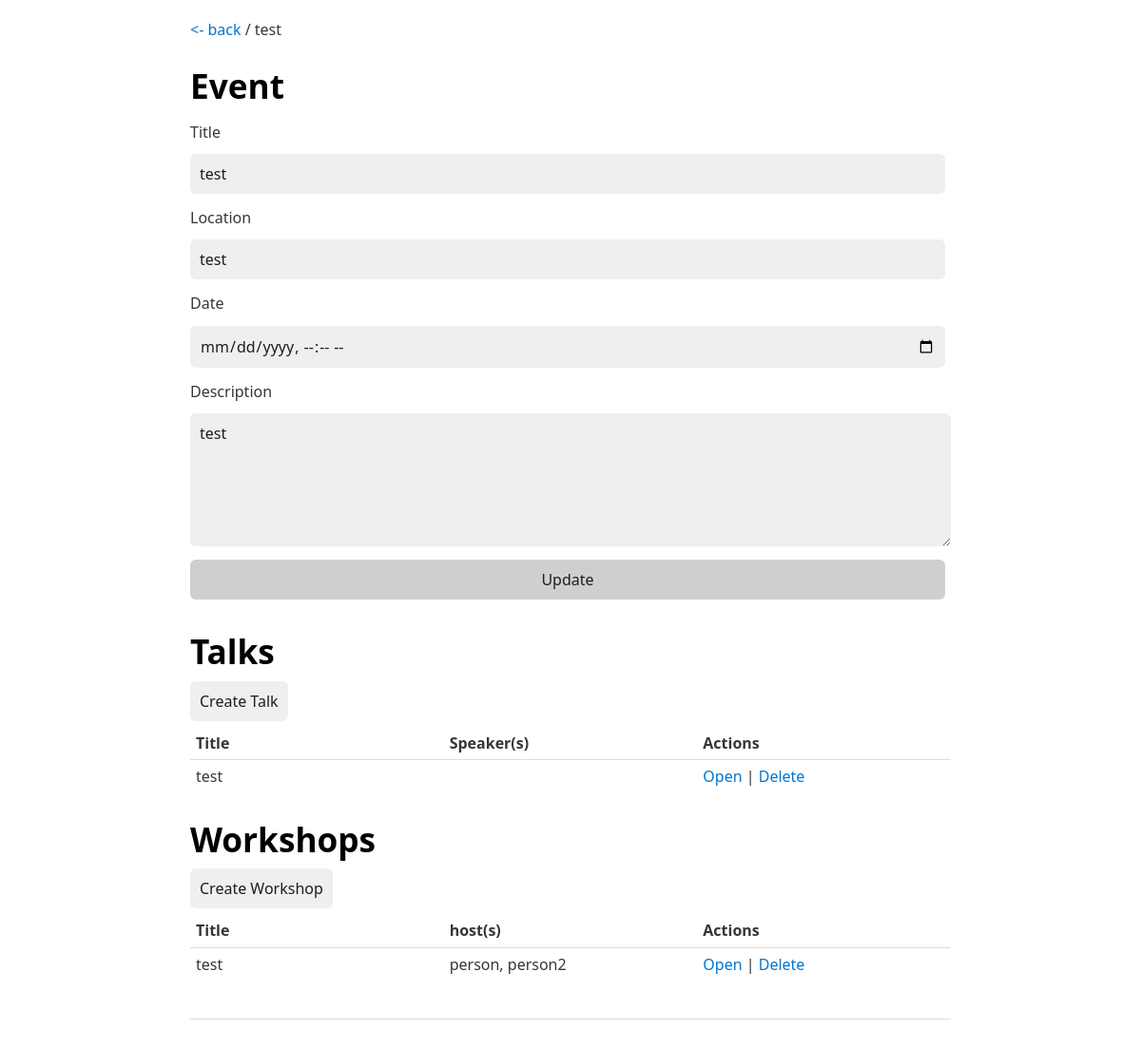
Screenshot of /event/2 with the database file from the repository.
### app/models/events.py (models this page shows, shortened)
class Events(db.Model):
    event_id = s.Column(s.Integer, primary_key=True)
    title = s.Column(s.String(255))
    description = s.Column(s.String)
    datetime = s.Column(s.DateTime)
    location = s.Column(s.String(255))
    rel_workshops = s.orm.relationship("Workshops")
    rel_talks = s.orm.relationship("Talks")
    @classmethod
    def get_by_id(cls, event_id):
        se_ = s.select(cls).where(cls.event_id == event_id)
        re_ = db.session.execute(se_).scalars().first()
        return re_

### app/models/talks.py (models this page shows, shortened)
class Talks(db.Model):
    talk_id = s.Column(s.Integer, primary_key=True)
    fk_event_id = s.Column(s.Integer, s.ForeignKey("events.event_id"))
    title = s.Column(s.String(255))
    description = s.Column(s.String(255))
    rel_talk_resources = s.orm.relationship("TalkResources")
    rel_talk_speakers = s.orm.relationship("TalkSpeakers")

### app/models/workshops.py (models this page shows, shortened)
class Workshops(db.Model):
    workshop_id = s.Column(s.Integer, primary_key=True)
    fk_event_id = s.Column(s.Integer, s.ForeignKey("events.event_id"))
    title = s.Column(s.String(255))
    description = s.Column(s.String)
    rel_workshop_resources = s.orm.relationship("WorkshopResources")
    rel_workshop_hosts = s.orm.relationship("WorkshopHosts")

### app/__init__.py (the view)
    @app.get("/event/<int:event_id>")
    def event(event_id: int):
        event_ = Events.get_by_id(event_id)
        return render_template("event.html", event=event_)

### app/templates/event.html (shortened to what this page needs)
<!DOCTYPE html>
<html lang="en">
<head>
    {% include 'includes/head.html' %}
</head>
<body>
<header>
    <div class="top-link">
        <a href="{{ url_for('index') }}"><- back</a> /
        {{ event.title }}
    </div>
    <h1>Event</h1>
</header>
<main x-data="event_">
    <form @submit.prevent class="form">
        <label for="title">Title</label>
        <input id="title" type="text" name="title" value="{{ event.title }}"/>
        <label for="location">Location</label>
        <input id="location" type="text" name="location" value="{{ event.location }}"/>
        <label for="date">Date</label>
        <input id="date" type="datetime-local" name="date"
               value="{% if event.datetime %}{{ event.datetime }}{% endif %}"/>
        <label for="description">Description</label>
        <textarea id="description" name="description">{{ event.description }}</textarea>
        <button type="button">Update</button>
    </form>
    <h1>Talks</h1>
    <div class="top-link">
        <a class="a-button"
           href="{{ url_for('talk_create_get', event_id=event.event_id) }}">
            Create Talk
        </a>
    </div>
    {% if event.rel_talks %}
        <table>
            <thead>
            <tr>
                <th>Title</th>
                <th>Speaker(s)</th>
                <th>Actions</th>
            </tr>
            </thead>
            <tbody>
            {% for talk in event.rel_talks %}
                <tr>
                    <td>{{ talk.title }}</td>
                    <td>
                    </td>
                    <td>
                        <a href="{{ url_for('talk', event_id=event.event_id, talk_id=talk.talk_id) }}">Open</a>
                        |
                        <a @click="set_delete_talk(
                        '{{ url_for("talk_delete", event_id=event.event_id, talk_id=talk.talk_id) }}',
                        '{{ talk.title }}'
                        )">Delete</a>
                    </td>
                </tr>
            {% endfor %}
            </tbody>
        </table>
    {% else %}
        <div class="box">
            <p>No Talks</p>
        </div>
    {% endif %}
    <h1>Workshops</h1>
    <div class="top-link">
        <a class="a-button"
           href="{{ url_for('workshop_create_get', event_id=event.event_id) }}">
            Create Workshop
        </a>
    </div>
    {% if event.rel_workshops %}
        <table>
            <thead>
            <tr>
                <th>Title</th>
                <th>host(s)</th>
                <th>Actions</th>
            </tr>
            </thead>
            <tbody>
            {% for workshop in event.rel_workshops %}
                <tr>
                    <td>{{ workshop.title }}</td>
                    <td>
                        {{ workshop.rel_workshop_hosts|join(', ', attribute='name') }}
                    </td>
                    <td>
                        <a href="{{ url_for('workshop', event_id=event.event_id, workshop_id=workshop.workshop_id) }}">Open</a>
                        |
                        <a @click="set_delete_workshop(
                        '{{ url_for("workshop_delete", event_id=event.event_id, workshop_id=workshop.workshop_id) }}',
                        '{{ workshop.title }}'
                        )">Delete</a>
                    </td>
                </tr>
            {% endfor %}
            </tbody>
        </table>
    {% else %}
        <div class="box">
            <p>No workshops</p>
        </div>
    {% endif %}
</main>
<footer>
</footer>
</body>
</html>

### app/static/style.css (style rules this page uses)
.form { display: flex; width: 100%; flex-direction: column; gap: .50rem; }
.top-link { margin-top: 1rem; margin-bottom: 1rem; }
.a-button { transition: background-color var(--animation-duration) linear, border-color var(--animation-duration) linear, color var(--animation-duration) linear, box-shadow var(--animation-duration) linear, transform var(--animation-duration) ease }
.a-button { text-align: center; color: var(--form-text); background-color: var(--background); font-family: inherit; font-size: inherit; margin-right: 6px; margin-bottom: 6px; padding: 10px; border: none; border-radius: 6px; outline: none; text-decoration: none; }

### rows the page displays
Events: title "test", location "test", description "test"
Talks: title "test"
Workshops: title "test", rel_workshop_hosts "person, person2"
